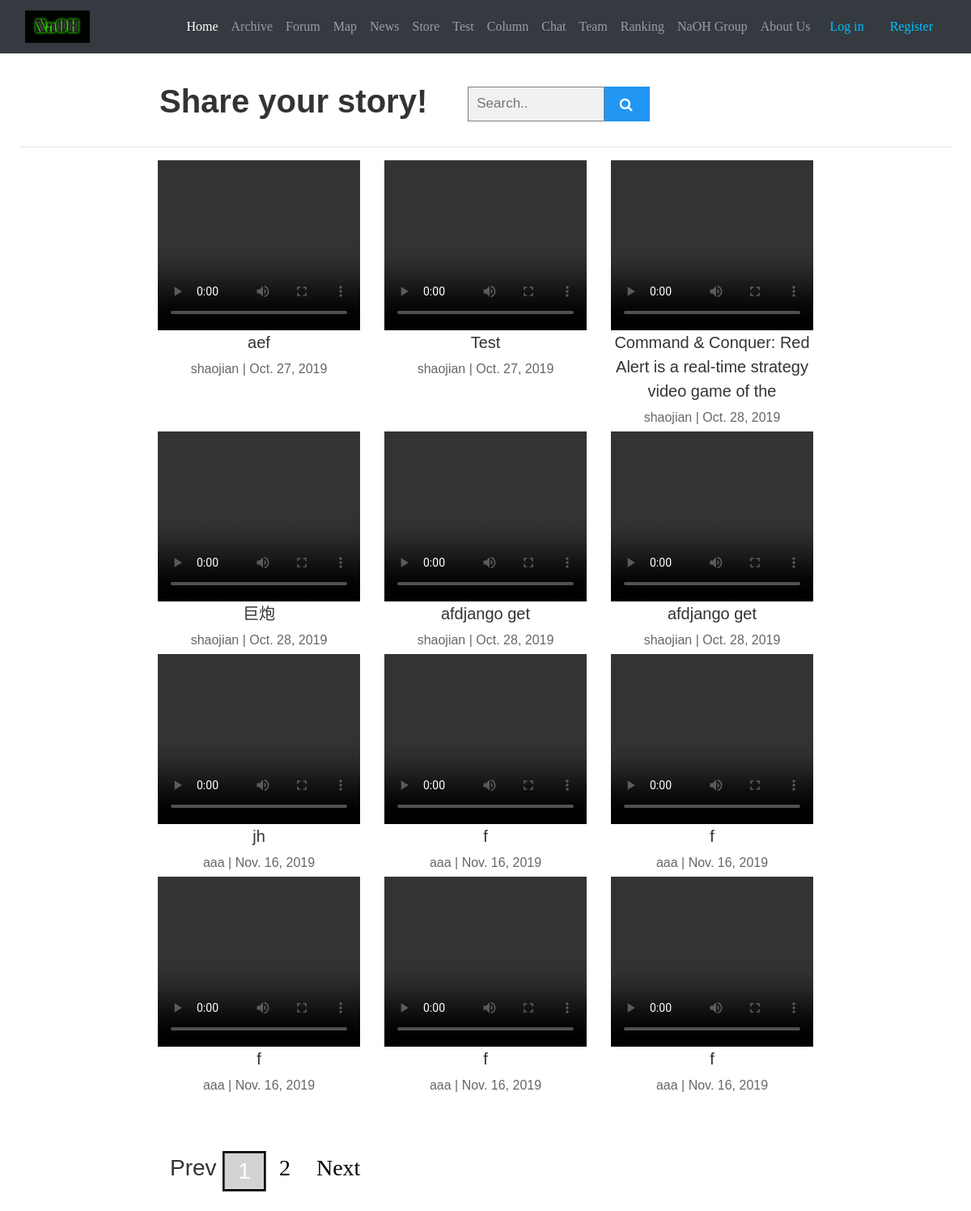
The app's page /videos/view/, older data.
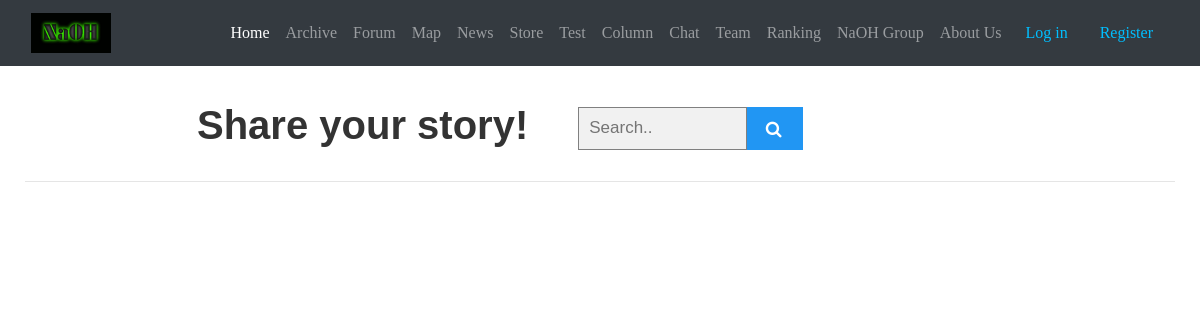
The same page, newer data.
### videos/models.py (models this page shows)
class Post(models.Model):
    user = models.ForeignKey(User, related_name='%(class)s_requests_created', on_delete=models.CASCADE)
    title = models.CharField(max_length=70)
    body = models.CharField(max_length=100)
    created_on = models.DateTimeField(auto_now_add=True)

### videos/views.py (the view)
# urls.py: path("view/", views.view_videos, name="view_videos"),
def view_videos(request):
    result = []
    posts = Post.objects.all()
    for post in posts:
        videos = Videos.objects.filter(post=post).get()
        result.append((post, videos))
    language = select_language(request)
    paginator = Paginator(result, 12)
    page = request.GET.get('page')
    result = paginator.get_page(page)
    context = {
        "posts": result,
        'language': language,
    }
    return render(request, "view_videos.html", context)

### cart/context_processors.py (called while the page is built)
def select_language(request):
    language = 'English'
    if request.user.is_authenticated:
        if request.session.get(request.user.username, None) == None:
            request.session[request.user.username] = 'Chinese'
        language = request.session[request.user.username]
    return language

def cart(request):
	return {'cart': Cart(request), 'language': select_language(request)}

### videos/views.py (called while the page is built)
def select_language(request):
    language = 'English'
    if request.user.is_authenticated:
        if request.session.get(request.user.username, None) == None:
            request.session[request.user.username] = 'Chinese'
        language = request.session[request.user.username]
    return language

### videos/templates/view_videos.html (shortened to what this page needs)
{% extends "base.html" %}
{% block page_content %}
{% load static %}
<link rel="stylesheet" href="https://cdnjs.cloudflare.com/ajax/libs/font-awesome/4.7.0/css/font-awesome.min.css">
<br>
<div id="main">
{% if user.is_authenticated %}
  {% if language == "Chinese" %}
    <div class="row">
        <h1 style="margin-left: 72px; margin-right: 50px; font-weight: bold;">分享你的游戏体验!</h1>
          {% if user.is_staff %}
            {% if user.is_authenticated %}
                <a style="color: #00008B; margin-top: 5px;margin-right: 183px;" class="navbar-brand" href="{% url 'post_video' %}">投稿</a>
            {% else %}
                <a style="color: #00008B; margin-top: 5px;margin-right: 160px;" class="navbar-brand" href="{% url 'login' %}">登录投稿</a>
            {% endif %}
          {% endif %}
        <form class="example" action="{% url 'video_search' %}" method="get">
            <input type="text" placeholder="Search.." name="search_result">
            <button type="submit"><i class="fa fa-search"></i></button>
        </form>
    </div>
    <hr>
  {% else %}
    <div class="row">
        <h1 style=" margin-left: 72px; margin-right: 50px; font-weight: bold;">Share your story!</h1>
        {% if user.is_staff %}
        {% if user.is_authenticated %}
            <a style="color: #00008B; margin-top: 5px; margin-right: 160px;" class="navbar-brand" href="{% url 'post_video' %}">Upload</a>
        {% else %}
            <a style="color: #00008B; margin-top: 5px;margin-right: 120px;" class="navbar-brand" href="{% url 'login' %}">Login First</a>
        {% endif %}
        {% endif %}
        <form class="example" action="{% url 'video_search' %}" method="get">
            <input type="text" placeholder="Search.." name="search_result">
            <button type="submit"><i class="fa fa-search"></i></button>
        </form>
    </div>
    <hr>
  {% endif %}
{% else %}
    <div class="row">
        <h1 style="margin-left: 72px; margin-right: 50px; font-weight: bold;">Share your story!</h1>
        <form class="example" action="{% url 'video_search' %}" method="get">
            <input type="text" placeholder="Search.." name="search_result">
            <button type="submit"><i class="fa fa-search"></i></button>
        </form>
    </div>
    <hr>
{% endif %}
<div id="base" >
<div id="base2" class="row" style="width: 840px; margin: 0 auto;">
    {% for item in posts %}
    <div id = "p_1">
        <video width="250" height="210" playsinline controls="true">
          <source src="{{item.1.video.url}}" >
        </video>
        <div style="width:250px;" align="center">
            <h5>{{ item.0.title }} </h5>
        </div>
        <div align="center" >
            <h6>{{ item.0.user }} |&nbsp;{{ item.0.created_on.date }}</h6>
        </div>
    </div>
    <br>
    {% endfor %}
</div>
</div>
<br><br>
<div id="page" style="width: 840px; margin: 0 auto; ">
{% if posts.has_other_pages %}
  <ul class="pagination" style="margin-left: 30px;">
    {% if posts.has_previous %}
     <h3> <li><a href="?page={{ posts.previous_page_number }}">Prev</a></li></h3>
    {% else %}
      <h3><li class="disabled"><span>Prev&nbsp;</span></li></h3>
    {% endif %}
    {% for i in posts.paginator.page_range %}
        {% if posts.number == i %}
            <h3 style="border-style: groove; border-color: black;"><li class="active"><span>{{ i }}</span></li></h3>
        {% elif i > posts.number|add:'-5' and i < posts.number|add:'5' %}
            <h3><li><a href="?page={{ i }}">{{ i }}</a></li></h3>
        {% endif %}
    {% endfor %}
    {% if posts.has_next %}
       <h3><li><a href="?page={{ posts.next_page_number }}">Next</a></li></h3>
    {% else %}
       <h3><li class="disabled"><span>&nbsp;Next</span></li></h3>
    {% endif %}
  </ul>
{% endif %}
</div>
</div>
{% endblock %}

Row changes from the older to the newer data that the page shows:
removed Post: title "aef", user.username "shaojian", created_on "Oct. 27, 2019"
removed Post: title "Test", user.username "shaojian", created_on "Oct. 27, 2019"
removed Post: title "Command & Conquer: Red Alert is a real-time strategy video game of the", user.username "shaojian", created_on "Oct. 28, 2019"
removed Post: title "巨炮", user.username "shaojian", created_on "Oct. 28, 2019"
removed Post: title "afdjango get", user.username "shaojian", created_on "Oct. 28, 2019"
removed Post: title "afdjango get", user.username "shaojian", created_on "Oct. 28, 2019"
removed Post: title "jh", user.username "aaa", created_on "Nov. 16, 2019"
removed Post: title "f", user.username "aaa", created_on "Nov. 16, 2019"
removed Post: title "f", user.username "aaa", created_on "Nov. 16, 2019"
removed Post: title "f", user.username "aaa", created_on "Nov. 16, 2019"
removed Post: title "f", user.username "aaa", created_on "Nov. 16, 2019"
removed Post: title "f", user.username "aaa", created_on "Nov. 16, 2019"
Text that changed along with them:
text no longer shown: "Prev Next"
list line gone: "1"
list line gone: "2"
